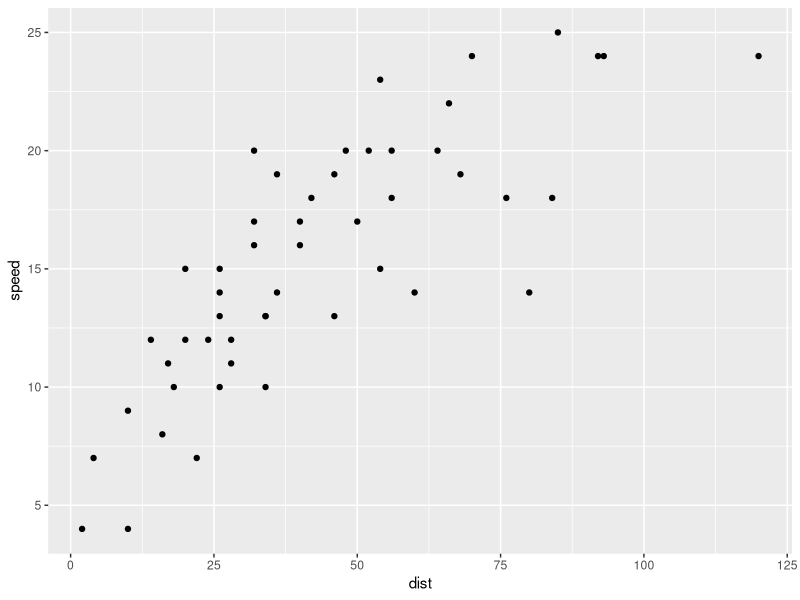

The R script that drew this image:
## ---- chunk 1
library(tidyverse)
## ---- chunk 2
cars %>% 
  head %>% 
  knitr::kable(caption='This is a table')
## ---- chunk 3
ggplot(cars, aes(y=speed, x=dist)) + geom_point()
